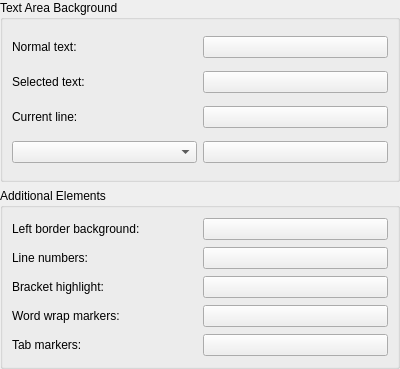
<ui version="4.0" >
 <author></author>
 <comment></comment>
 <exportmacro></exportmacro>
 <class>KateSchemaConfigColorTab</class>
 <widget class="QWidget" name="KateSchemaConfigColorTab" >
  <property name="geometry" >
   <rect>
    <x>0</x>
    <y>0</y>
    <width>400</width>
    <height>369</height>
   </rect>
  </property>
  <property name="windowTitle" >
   <string>Form</string>
  </property>
  <layout class="QVBoxLayout" >
   <property name="margin" >
    <number>0</number>
   </property>
   <property name="spacing" >
    <number>6</number>
   </property>
   <item>
    <widget class="QGroupBox" name="groupBox" >
     <property name="title" >
      <string>Text Area Background</string>
     </property>
     <property name="flat" >
      <bool>true</bool>
     </property>
     <layout class="QGridLayout" >
      <property name="margin" >
       <number>9</number>
      </property>
      <property name="spacing" >
       <number>6</number>
      </property>
      <item row="3" column="1" >
       <widget class="KColorButton" name="m_markers" >
        <property name="whatsThis" >
         <string>&lt;p>Sets the background color of the selected marker type.&lt;/p>&lt;p>&lt;b>Note&lt;/b>: The marker color is displayed lightly because of transparency.&lt;/p></string>
        </property>
       </widget>
      </item>
      <item row="2" column="1" >
       <widget class="KColorButton" name="m_current" >
        <property name="whatsThis" >
         <string>&lt;p>Sets the background color of the currently active line, which means the line where your cursor is positioned.&lt;/p></string>
        </property>
       </widget>
      </item>
      <item row="1" column="1" >
       <widget class="KColorButton" name="m_selected" >
        <property name="whatsThis" >
         <string>&lt;p>Sets the background color of the selection.&lt;/p>&lt;p>To set the text color for selected text, use the "&lt;b>Configure Highlighting&lt;/b>" dialog.&lt;/p></string>
        </property>
       </widget>
      </item>
      <item row="0" column="1" >
       <widget class="KColorButton" name="m_back" >
        <property name="whatsThis" >
         <string>&lt;p>Sets the background color of the editing area.&lt;/p></string>
        </property>
       </widget>
      </item>
      <item row="3" column="0" >
       <widget class="KComboBox" name="m_combobox" >
        <property name="whatsThis" >
         <string>&lt;p>Select the marker type you want to change.&lt;/p></string>
        </property>
       </widget>
      </item>
      <item row="2" column="0" >
       <widget class="QLabel" name="label_3" >
        <property name="text" >
         <string>Current line:</string>
        </property>
       </widget>
      </item>
      <item row="1" column="0" >
       <widget class="QLabel" name="label_2" >
        <property name="text" >
         <string>Selected text:</string>
        </property>
       </widget>
      </item>
      <item row="0" column="0" >
       <widget class="QLabel" name="label" >
        <property name="text" >
         <string>Normal text:</string>
        </property>
       </widget>
      </item>
     </layout>
    </widget>
   </item>
   <item>
    <widget class="QGroupBox" name="groupBox_2" >
     <property name="title" >
      <string>Additional Elements</string>
     </property>
     <property name="flat" >
      <bool>true</bool>
     </property>
     <layout class="QGridLayout" >
      <property name="margin" >
       <number>9</number>
      </property>
      <property name="spacing" >
       <number>6</number>
      </property>
      <item row="4" column="1" >
       <widget class="KColorButton" name="m_tmarker" >
        <property name="whatsThis" >
         <string>&lt;p>Sets the color of the tabulator marks.&lt;/p></string>
        </property>
       </widget>
      </item>
      <item row="3" column="1" >
       <widget class="KColorButton" name="m_wwmarker" >
        <property name="whatsThis" >
         <string>&lt;p>Sets the color of Word Wrap-related markers:&lt;/p>&lt;dl>&lt;dt>Static Word Wrap&lt;/dt>&lt;dd>A vertical line which shows the column where text is going to be wrapped&lt;/dd>&lt;dt>Dynamic Word Wrap&lt;/dt>&lt;dd>An arrow shown to the left of visually-wrapped lines&lt;/dd>&lt;/dl></string>
        </property>
       </widget>
      </item>
      <item row="2" column="1" >
       <widget class="KColorButton" name="m_bracket" >
        <property name="whatsThis" >
         <string>&lt;p>Sets the bracket matching color. This means, if you place the cursor e.g. at a &lt;b>(&lt;/b>, the matching &lt;b>)&lt;/b> will be highlighted with this color.&lt;/p></string>
        </property>
       </widget>
      </item>
      <item row="1" column="1" >
       <widget class="KColorButton" name="m_linenumber" >
        <property name="whatsThis" >
         <string>&lt;p>This color will be used to draw the line numbers (if enabled) and the lines in the code-folding pane.&lt;/p></string>
        </property>
       </widget>
      </item>
      <item row="0" column="1" >
       <widget class="KColorButton" name="m_iconborder" />
      </item>
      <item row="4" column="0" >
       <widget class="QLabel" name="label_8" >
        <property name="text" >
         <string>Tab markers:</string>
        </property>
       </widget>
      </item>
      <item row="3" column="0" >
       <widget class="QLabel" name="label_7" >
        <property name="text" >
         <string>Word wrap markers:</string>
        </property>
       </widget>
      </item>
      <item row="2" column="0" >
       <widget class="QLabel" name="label_4" >
        <property name="text" >
         <string>Bracket highlight:</string>
        </property>
       </widget>
      </item>
      <item row="0" column="0" >
       <widget class="QLabel" name="label_6" >
        <property name="text" >
         <string>Left border background:</string>
        </property>
       </widget>
      </item>
      <item row="1" column="0" >
       <widget class="QLabel" name="label_5" >
        <property name="text" >
         <string>Line numbers:</string>
        </property>
       </widget>
      </item>
     </layout>
    </widget>
   </item>
  </layout>
 </widget>
 <pixmapfunction></pixmapfunction>
 <customwidgets>
  <customwidget>
   <class>KColorButton</class>
   <extends>QPushButton</extends>
   <header>kcolorbutton.h</header>
   <container>0</container>
   <pixmap></pixmap>
  </customwidget>
  <customwidget>
   <class>KComboBox</class>
   <extends>QComboBox</extends>
   <header>kcombobox.h</header>
   <container>0</container>
   <pixmap></pixmap>
  </customwidget>
 </customwidgets>
 <resources/>
 <connections/>
</ui>
